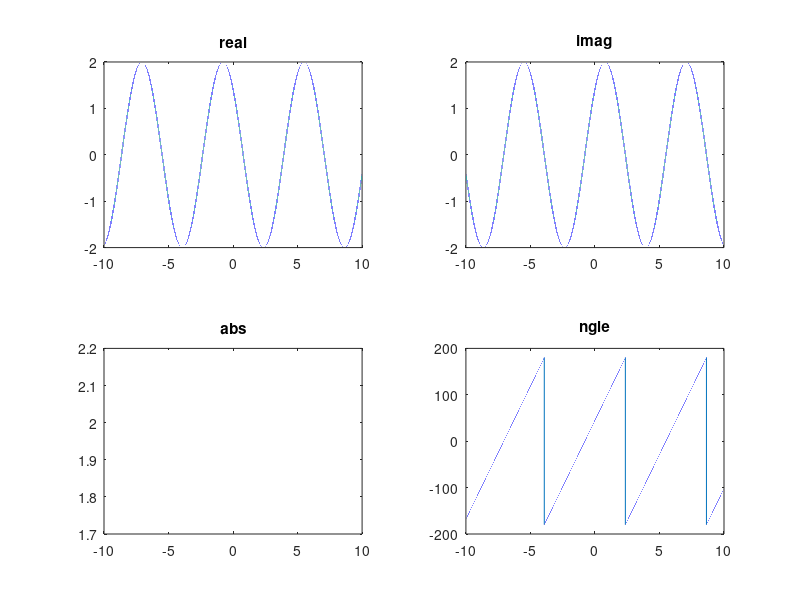

This figure's MATLAB source:
clear all
clc

t=-10:0.0001:10
f=2*exp(i*(t+pi/4))
r=real(f)
im=imag(f)
a=abs(f)
an=angle(f).*180./pi

subplot(2,2,1)
plot(t,r)
title('real')

subplot(2,2,2)
plot(t,im)
title('imag')

subplot(2,2,3)
plot(t,a)
title('abs')

subplot(2,2,4)
plot(t,an)
title('ngle')
